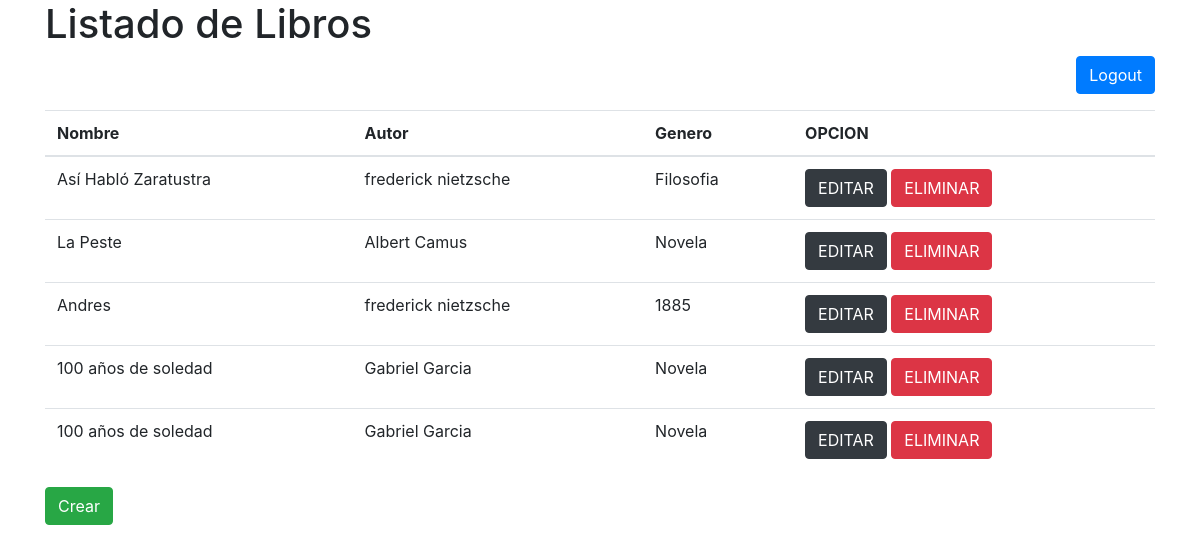
Page /listar-libro/ on the earlier database version.
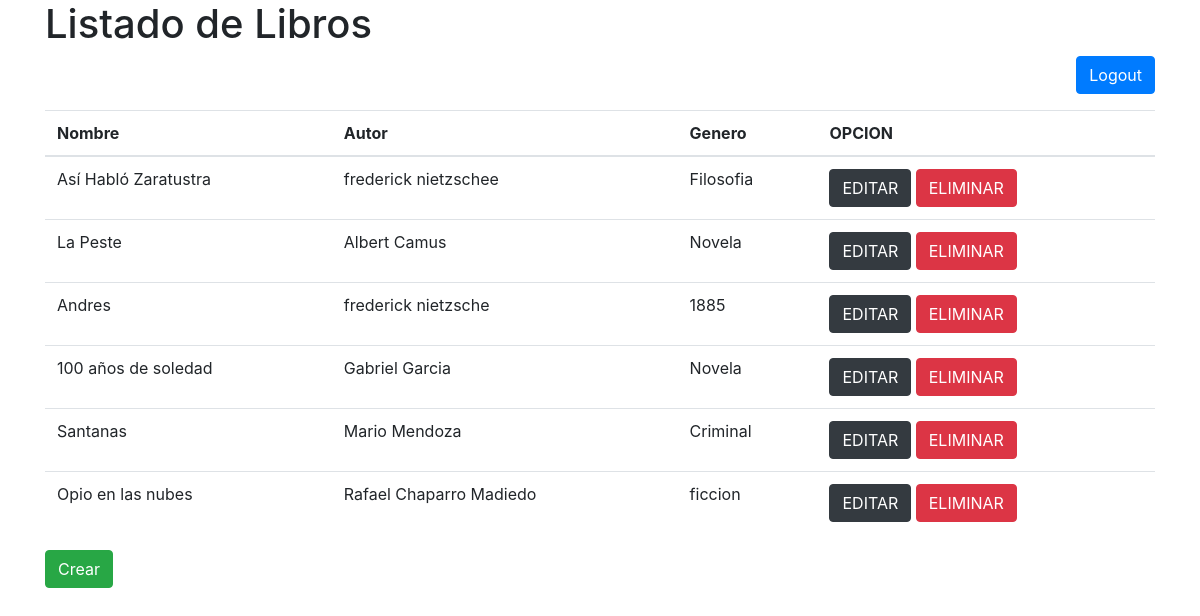
Same page on the later database version.
### api/models.py (models this page shows, shortened)
class Libro(models.Model):
    nombre = models.CharField('Nombre', max_length = 100)
    autor  = models.CharField('Autor', max_length =200)
    genero = models.CharField('Genero', max_length =200)

### api/views.py (the view)
# urls.py: path('listar-libro/',listado_books,name='libro_list'),
def listado_books(request):
    libros = Libro.objects.all()
    data = {
        'libros':libros
    }
    return render(request,'listado_libros.html',data)

### api/templates/listado_libros.html (shortened to what this page needs)
{% load static %}
<!DOCTYPE html>
<html lang ="es">
<head>
    <link rel="stylesheet" href="https://stackpath.bootstrapcdn.com/bootstrap/4.3.1/css/bootstrap.min.css">
</head>
<body>
{%block cuerpo%}
<div class= "container">
    <h1>Listado de Libros</h1>
    <div align="right" class="btn_crear mb-3">
        <a href="{% url 'logout' %}" type="button" class="btn btn-primary">Logout</a>
    </div>
    <table class="table table-striped">
        <thead>
            <tr>
                <th>Nombre</th>
                <th>Autor</th>
                <th>Genero</th>
                <th>OPCION</th>
            </tr>
            {% for l in libros %}
            <tr>
                <td>{{ l.nombre}}</td>
                <td>{{ l.autor }}</td>
                <td>{{ l.genero }}</td>
                <td><a href="{% url 'editar_libro' l.id %}" class="btn btn-dark">EDITAR</a>          <a href="#" class="btn btn-danger" onclick="confirmarEliminacion({{l.id}})">ELIMINAR</a></td>
            </tr>
            {% endfor %}
    </table>
<div align="left" class="btn_crear mb-3">
    <a href="{% url 'libro_crear'%}" type="button" class="btn btn-success">Crear</a>
</div>
</div>
{% endblock cuerpo %}
<div id="principal">
    <br>
</html>

Differences in the rows shown:
removed Libro: nombre "100 años de soledad", autor "Gabriel Garcia", genero "Novela"
changed Libro "Así Habló Zaratustra": autor "frederick nietzsche" → "frederick nietzschee"
added Libro: nombre "Santanas", autor "Mario Mendoza", genero "Criminal"
added Libro: nombre "Opio en las nubes", autor "Rafael Chaparro Madiedo", genero "ficcion"
